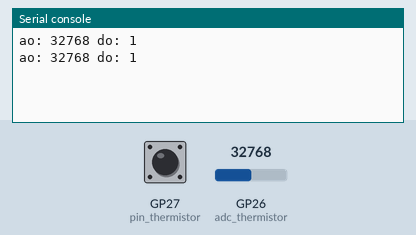
Simulated run of this program. Board: Raspberry Pi Pico running MicroPython. Shown: the last lines printed to the serial console. The test bench sets the inputs (shaded band); at power-on: GP26 (adc_thermistor) = 32768, GP27 (pin_thermistor) HIGH (analog values on the 0–65535 scale).

Above: at 1.2 s.
1.3 s: GP26 (adc_thermistor) set to 45874
At 2.6 s:
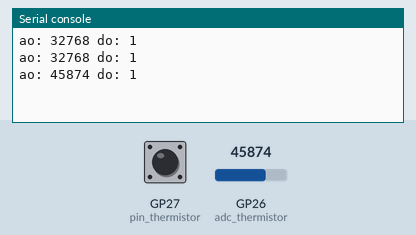
2.8 s: GP27 (pin_thermistor) pulled LOW for 1.2 s
At 3.8 s:
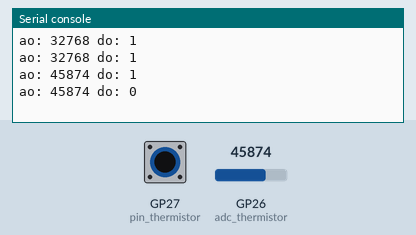
5.5 s: GP26 (adc_thermistor) set to 57670
At 6.8 s:
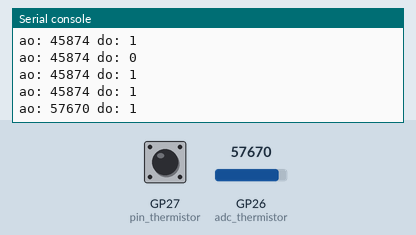
7.0 s: GP27 (pin_thermistor) pulled LOW for 1.2 s
At 7.8 s:
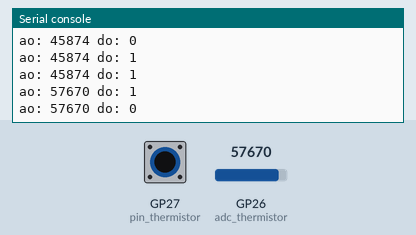
Timing chart, 0 to 10.0 s (numbered marks = the images above; inputs shaded):
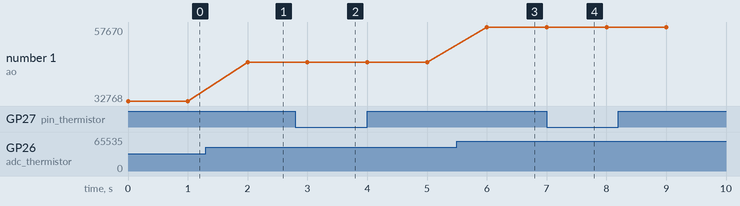

Measured:
- after the input at 1.3 s, the serial console: prints a new line after 0.70 s (image 1)
- after the input at 2.8 s, the serial console: prints a new line after 0.20 s (image 2)
- after the input at 5.5 s, the serial console: prints a new line after 0.50 s (image 3)
- after the input at 7.0 s, the serial console: prints a new line at once (image 4)
- plotted number 1: 32768 → 45874 after the input at 1.3 s, 45874 → 57670 after the input at 5.5 s

The program:

thermistor_adc.py
```python
# 温度传感器
# 温度越高 AO 值越小， DO 在低于 临界温度 时变成 1

from machine import Pin, ADC
from time import sleep

adc_thermistor = ADC(0) # GP26/ADC0
pin_thermistor = Pin(27, Pin.IN, Pin.PULL_UP)# GP27

while True:
    ao = adc_thermistor.read_u16()
    do = pin_thermistor.value()
    print(f'ao: {ao} do: {do}')
    sleep(1)
```
